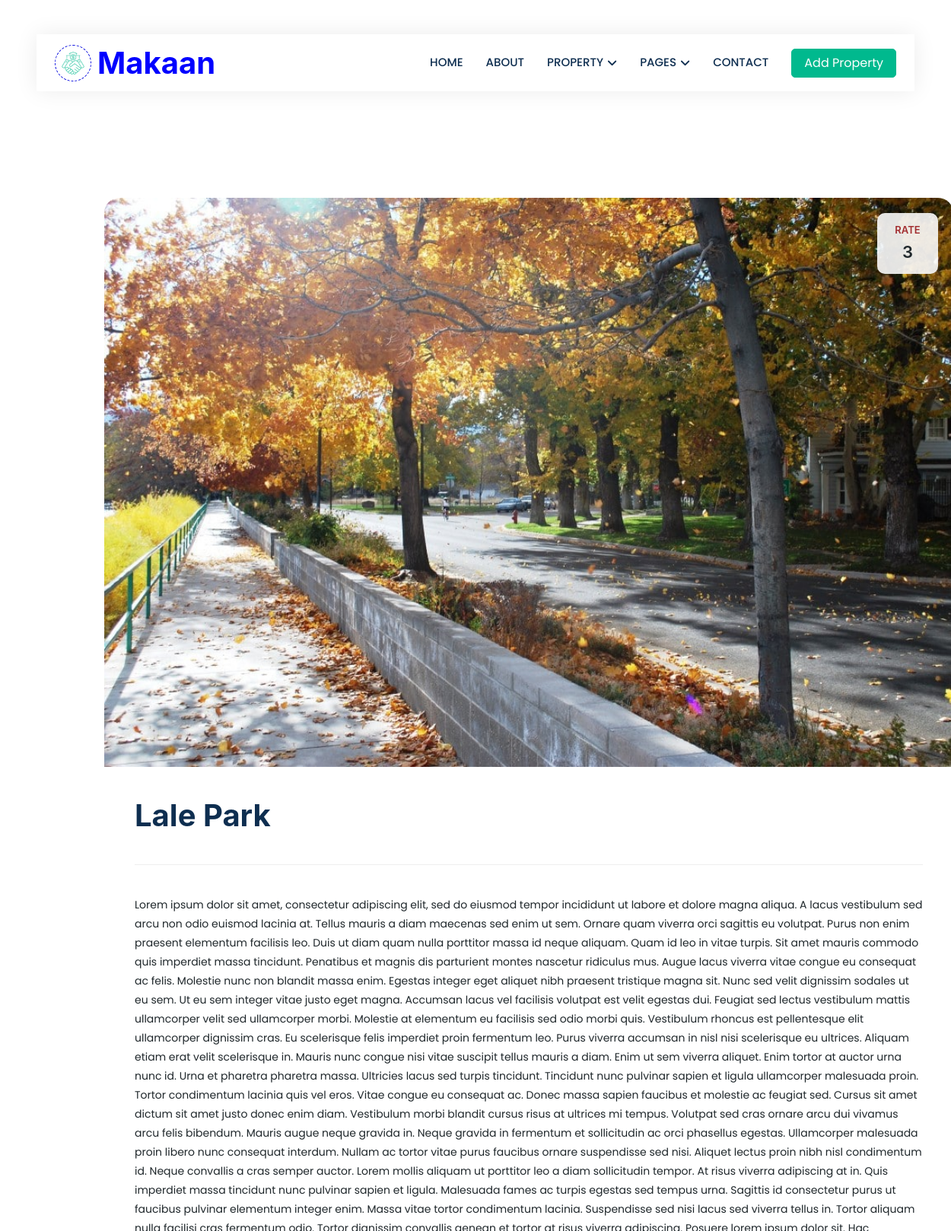
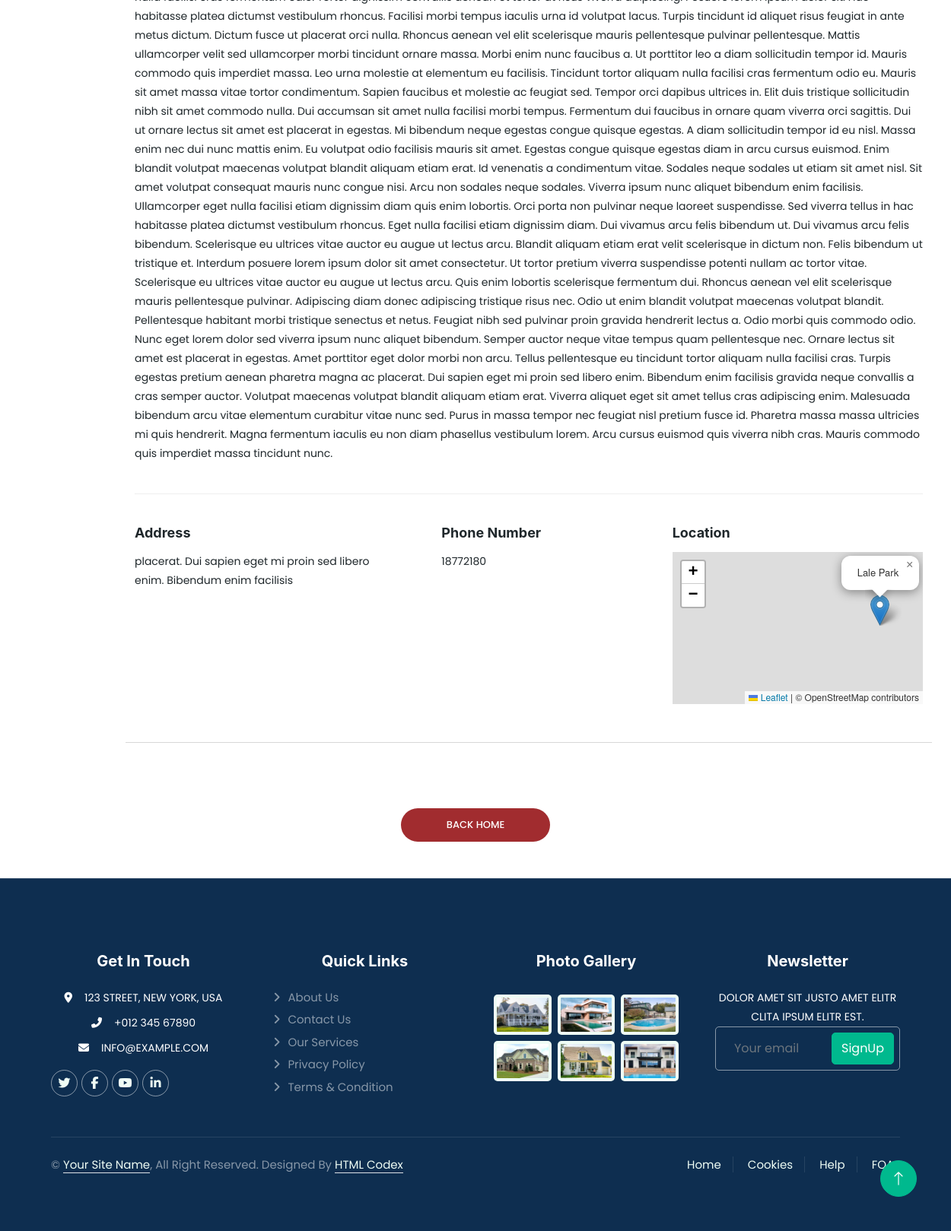
Screenshot of /detail/3/ with the database file from the repository (2 pictures, top to bottom).
### home/models.py (models this page shows, shortened)
class Place(models.Model):
    name = models.CharField(max_length=300)
    phone = models.IntegerField()
    description = models.TextField()
    address = models.TextField()
    rate = models.IntegerField()
    city = models.CharField(max_length=100)
    created_time=models.DateTimeField(auto_now_add=True)
    image = models.ImageField(upload_to="places/")
    location = PlainLocationField(based_fields=['city'], zoom=7)
    place_type = [
    ("Restaurant", "Restaurant"),
    ("Park", "Park"),
    ("Zoo","Zoo"),
    ("Museum","Museum"),
    ("Amusement Park","Amusement Park"),
    ("Mall","Mall"),
    ('Tower',"Tower"),
    ('Historical','Historical'),
    ("Other","Other")
    ]
    location_type = models.CharField(max_length=14,choices=place_type)
    class Meta:
        constraints = [
            models.CheckConstraint(check=models.Q(rate__lte=5), name='rate_lte_5')
        ]

### home/views.py (the view)
# urls.py: path('detail/<int:num>/',views.detail, name="detail"),
def detail(request,num):
    object = Place.objects.get(pk=num)
    return render(request , 'detail.html',{'object':object})

### templates/detail.html (shortened to what this page needs)
{% load static %}
<!DOCTYPE html>
<html lang="en">
<head>
    <link href="https://cdnjs.cloudflare.com/ajax/libs/font-awesome/5.10.0/css/all.min.css" rel="stylesheet">
    <link href="https://cdn.jsdelivr.net/npm/bootstrap-icons@1.4.1/font/bootstrap-icons.css" rel="stylesheet">
    <link href="{% static 'lib/animate/animate.min.css' %}" rel="stylesheet">
    <link href="{% static 'lib/owlcarousel/assets/owl.carousel.min.css' %}" rel="stylesheet">
    <link href="{% static 'css/bootstrap.min.css' %}" rel="stylesheet">
    <link href="{% static 'css/style.css' %}" rel="stylesheet">
    <link rel="stylesheet" href="https://unpkg.com/leaflet/dist/leaflet.css" />
    <link rel="stylesheet" href="{% static 'detail/css/templatemo-edu-meeting.css' %}">
  </head>
<body>
  <div class="container-xxl bg-white p-0">
    <div class="container-fluid nav-bar bg-transparent">
        <nav class="navbar navbar-expand-lg bg-white navbar-light py-0 px-4">
            <a href="index.html" class="navbar-brand d-flex align-items-center text-center">
                <div class="icon p-2 me-2">
                    <img class="img-fluid" src="{% static 'img/icon-deal.png' %}" alt="Icon" style="width: 30px; height: 30px;">
                </div>
                <h1 style="color:blue;" class="m-0 ">Makaan</h1>
            </a>
            <div class="collapse navbar-collapse" id="navbarCollapse">
                <div class="navbar-nav ms-auto">
                    <a href="{% url "home:home" %}" class="nav-item nav-link">Home</a>
                    <a href="{% url "home:about" %}" class="nav-item nav-link ">About</a>
                    <div class="nav-item dropdown">
                        <a href="#" class="nav-link dropdown-toggle" data-bs-toggle="dropdown">Property</a>
                    </div>
                    <div class="nav-item dropdown">
                        <a href="#" class="nav-link dropdown-toggle" data-bs-toggle="dropdown">Pages</a>
                    </div>
                    <a href="{% url "home:contact" %}" class="nav-item nav-link">Contact</a>
                </div>
                <a href="" class="btn btn-primary px-3 d-none d-lg-flex">Add Property</a>
            </div>
        </nav>
    </div>
  <section class="meetings-page" id="meetings">
    <div class="container">
      <div class="row">
        <div class="col-lg-12">
          <div class="row">
            <div style="width: 1200px; margin-left: 70px;" class="col-lg-12">
              <div class="meeting-single-item">
                <div class="thumb">
                  <div class="date">
                    <h6>Rate <span>{{object.rate}}</span></h6>
                  </div>
                  <a href="meeting-details.html"><img src="{{object.image.url}}" alt=""></a>
                </div>
                <div class="down-content">
                  <a href="meeting-details.html"><h1>{{object.name}}</h1></a>
                  <p class="description">
                  {{object.description}}
                  </p>
                  <div class="row">
                    <div class="col-lg-4">
                      <div class="location">
                        <h5>Address</h5>
                        <p>{{object.address}}</p>
                      </div>
                    </div>
                    <div class="col-lg-4">
                      <div style='margin-left:50px' class="book now">
                        <h5>Phone Number</h5>
                        <p>{{object.phone}}</p>
                      </div>
                    </div>
                    <div class="col-lg-4">
                      <div class="hours">
                        <h5>Location</h5>
                        <div id="map" style="height: 200px;"></div>
                        </div>
                    </div>
                    <hr style="margin-top: 50px;">
                    </div>
                  </div>
                </div>
              </div>
            </div>
            <div  class="col-lg-12">
              <div  class="main-button-red">
                <a href="meetings.html">Back Home</a>
              </div>
            </div>
          </div>
        </div>
      </div>
    </div>
<div class="container-fluid bg-dark text-white-50 footer pt-5 mt-5 wow fadeIn" data-wow-delay="0.1s">
  <div class="container py-5">
      <div class="row g-5">
          <div class="col-lg-3 col-md-6">
              <h5 class="text-white mb-4">Get In Touch</h5>
              <p class="mb-2"><i class="fa fa-map-marker-alt me-3"></i>123 Street, New York, USA</p>
              <p class="mb-2"><i class="fa fa-phone-alt me-3"></i>+012 345 67890</p>
              <p class="mb-2"><i class="fa fa-envelope me-3"></i>info@example.com</p>
              <div class="d-flex pt-2">
                  <a class="btn btn-outline-light btn-social" href=""><i class="fab fa-twitter"></i></a>
                  <a class="btn btn-outline-light btn-social" href=""><i class="fab fa-facebook-f"></i></a>
                  <a class="btn btn-outline-light btn-social" href=""><i class="fab fa-youtube"></i></a>
                  <a class="btn btn-outline-light btn-social" href=""><i class="fab fa-linkedin-in"></i></a>
              </div>
          </div>
          <div class="col-lg-3 col-md-6">
              <h5 class="text-white mb-4">Quick Links</h5>
              <a class="btn btn-link text-white-50" href="">About Us</a>
              <a class="btn btn-link text-white-50" href="">Contact Us</a>
              <a class="btn btn-link text-white-50" href="">Our Services</a>
              <a class="btn btn-link text-white-50" href="">Privacy Policy</a>
              <a class="btn btn-link text-white-50" href="">Terms & Condition</a>
          </div>
          <div class="col-lg-3 col-md-6">
              <h5 class="text-white mb-4">Photo Gallery</h5>
              <div class="row g-2 pt-2">
                  <div class="col-4">
                      <img class="img-fluid rounded bg-light p-1" src="{% static 'img/property-1.jpg'  %}" alt="">
                  </div>
                  <div class="col-4">
                      <img class="img-fluid rounded bg-light p-1" src="{% static 'img/property-2.jpg'  %}" alt="">
                  </div>
                  <div class="col-4">
                      <img class="img-fluid rounded bg-light p-1" src="{% static 'img/property-3.jpg'  %}" alt="">
                  </div>
                  <div class="col-4">
                      <img class="img-fluid rounded bg-light p-1" src="{% static 'img/property-4.jpg'  %}" alt="">
                  </div>
                  <div class="col-4">
                      <img class="img-fluid rounded bg-light p-1" src="{% static 'img/property-5.jpg'  %}" alt="">
                  </div>
                  <div class="col-4">
                      <img class="img-fluid rounded bg-light p-1" src="{% static 'img/property-6.jpg'  %}" alt="">
                  </div>
              </div>
          </div>
          <div class="col-lg-3 col-md-6">
              <h5 class="text-white mb-4">Newsletter</h5>
              <p>Dolor amet sit justo amet elitr clita ipsum elitr est.</p>
              <div class="position-relative mx-auto" style="max-width: 400px;">
                  <input class="form-control bg-transparent w-100 py-3 ps-4 pe-5" type="text" placeholder="Your email">
                  <button type="button" class="btn btn-primary py-2 position-absolute top-0 end-0 mt-2 me-2">SignUp</button>
              </div>
          </div>
      </div>
  </div>
  <div class="container">
      <div class="copyright">
          <div class="row">
              <div class="col-md-6 text-center text-md-start mb-3 mb-md-0">
                  &copy; <a class="border-bottom" href="#">Your Site Name</a>, All Right Reserved.
    Designed By <a class="border-bottom" href="https://htmlcodex.com">HTML Codex</a>
              </div>
              <div class="col-md-6 text-center text-md-end">
                  <div class="footer-menu">
                      <a href="">Home</a>
                      <a href="">Cookies</a>
                      <a href="">Help</a>
                      <a href="">FQAs</a>
                  </div>
              </div>
          </div>
      </div>
  </div>
</div>
<a href="#" class="btn btn-lg btn-primary btn-lg-square back-to-top"><i class="bi bi-arrow-up"></i></a>
</body>
  </body>
</html>

### statics/css/style.css (style rules this page uses)
:root { --primary: #080bdf; --secondary: #FF6922; --light: #EFFDF5; --dark: #0E2E50; }
.back-to-top { position: fixed; display: none; right: 45px; bottom: 45px; z-index: 99; }
.btn { transition: .5s; }
.btn.btn-primary, .btn.btn-secondary { color: #FFFFFF; }
.btn-lg-square { width: 48px; height: 48px; }
.btn-square, .btn-sm-square, .btn-lg-square { padding: 0; display: flex; align-items: center; justify-content: center; font-weight: normal; border-radius: 50px; }
.nav-bar { position: relative; margin-top: 45px; padding: 0 3rem; transition: .5s; z-index: 9999; }
.navbar { box-shadow: 0 0 30px rgba(0, 0, 0, .08); }
.navbar .dropdown-toggle::after { border: none; content: "\f107"; font-family: "Font Awesome 5 Free"; font-weight: 900; vertical-align: middle; margin-left: 5px; transition: .5s; }
.navbar-light .navbar-nav .nav-link { margin-right: 30px; padding: 25px 0; color: #FFFFFF; font-size: 15px; text-transform: uppercase; outline: none; }
.navbar-light .navbar-brand { height: 75px; }
.navbar-light .navbar-nav .nav-link { color: var(--dark); font-weight: 500; }
.icon { padding: 15px; display: inline-flex; align-items: center; justify-content: center; background: #FFFFFF !important; border-radius: 50px; border: 1px dashed var(--primary) !important; }
.footer .btn.btn-social { margin-right: 5px; width: 35px; height: 35px; display: flex; align-items: center; justify-content: center; color: var(--light); border: 1px solid rgba(255,255,255,0.5); border-radius: 35px; transition: .3s; }
.footer .btn.btn-link { display: block; margin-bottom: 5px; padding: 0; text-align: left; font-size: 15px; font-weight: normal; text-transform: capitalize; transition: .3s; }
.footer .btn.btn-link::before { position: relative; content: "\f105"; font-family: "Font Awesome 5 Free"; font-weight: 900; margin-right: 10px; }
.footer .form-control { border-color: rgba(255,255,255,0.5); }
.footer .copyright { padding: 25px 0; font-size: 15px; border-top: 1px solid rgba(256, 256, 256, .1); }
.footer .copyright a { color: var(--light); }
.footer .footer-menu a { margin-right: 15px; padding-right: 15px; border-right: 1px solid rgba(255, 255, 255, .1); }
.footer .footer-menu a:last-child { margin-right: 0; padding-right: 0; border-right: none; }

### rows the page displays
Place: rate "3", image (picture), name "Lale Park", description "Lorem ipsum dolor sit amet, consectetur adipiscing elit, sed do eiusmod tempor incididunt ut labore et dolore magna aliqua. A lacus vestibulum sed arcu non odio euismod lacinia at. Tellus mauris a diam maecenas sed enim ut sem. Ornare quam viverra orci sagittis eu volutpat. Purus non enim praesent elementum facilisis leo. Duis ut diam quam nulla porttitor massa id neque aliquam. Quam id leo in vitae turpis. Sit amet mauris commodo quis imperdiet massa tincidunt. Penatibus et magnis dis parturient montes nascetur ridiculus mus. Augue lacus viverra vitae congue eu consequat ac felis. Molestie nunc non blandit massa enim. Egestas integer eget aliquet nibh praesent tristique magna sit. Nunc sed…", address "placerat. Dui sapien eget mi proin sed libero enim. Bibendum enim facilisis", phone "18772180"
